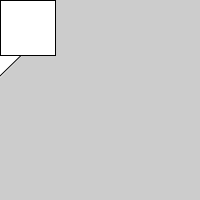
Frame 1 (no input)
Frame 60 (the mouse pressed at the canvas centre just before this capture): identical to frame 1, image omitted
Frame 120 (the mouse held since frame 60 and released just before this capture): identical to frame 1, image omitted

The Processing sketch that drew this single still picture (run headless with seeded random() and noise(); from frame 60 on, the mouse is pressed at the canvas centre):

// Processing sketch: Rotate_4
// ── Rotate_4.pde
void setup() {
  size(200, 200);
  rotate(PI/4);
  rect(0, 0, 55, 55);
}

void draw() {
  rect(0, 0, 55, 55);
}
  
